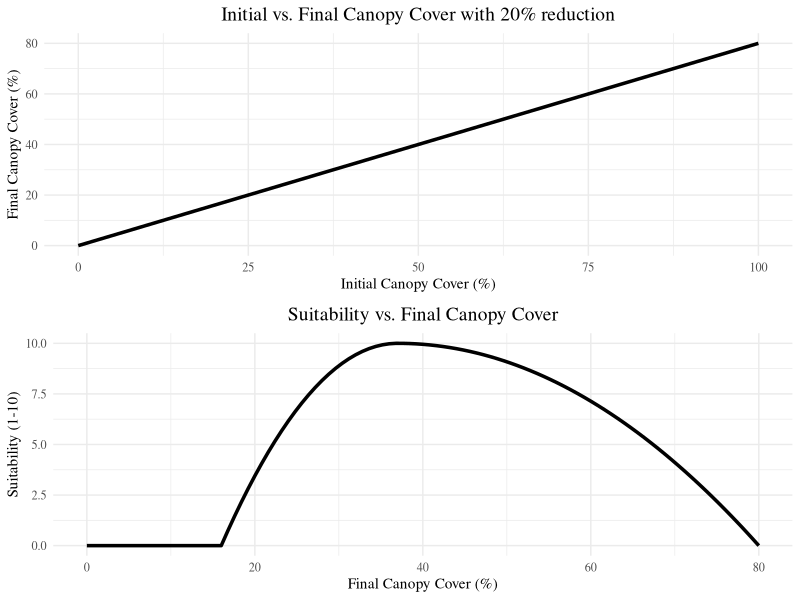

Here is the R script that generated this plot:
## ---- chunk 1

library(ggplot2)
library(gridExtra)

# Set parameters
reduction_percentage <- 20
retained_fraction <- 1 - (reduction_percentage / 100)

# Define initial canopy cover range (e.g., 0% to 100%)
initial_canopy <- seq(0, 100, by = 1)

# Calculate final canopy cover after reduction
final_canopy <- initial_canopy * retained_fraction

# Smooth suitability function using a polynomial
calculate_suitability <- function(final_canopy) {
  if (final_canopy <= 16 || final_canopy >= 80) {
    return(0)  # Suitability is 0 outside these bounds
  }
  
  # Polynomial fit: peaks at 37, decreases smoothly toward 16 and 80
  median <- 37
  if (final_canopy < median) {
    return(10 * (1 - ((final_canopy - median) / (16 - median))^2))  # Left-hand curve
  } else {
    return(10 * (1 - ((final_canopy - median) / (80 - median))^2))  # Right-hand curve
  }
}

# Apply suitability function to final canopy cover
suitability <- sapply(final_canopy, calculate_suitability)

# Prepare data for plotting
data1 <- data.frame(Initial = initial_canopy, Final = final_canopy)
data2 <- data.frame(Final = final_canopy, Suitability = suitability)

# Plot 1: Initial canopy vs. final canopy
plot1 <- ggplot(data1, aes(x = Initial, y = Final)) +
  geom_line(color = 'black', size = 1.2) +
  labs(
    title = 'Initial vs. Final Canopy Cover with 20% reduction',
    x = 'Initial Canopy Cover (%)',
    y = 'Final Canopy Cover (%)'
  ) +
  theme_minimal(base_family = "serif") +  # Use a serif font (e.g., Times New Roman)
  theme(plot.title = element_text(hjust = 0.5, size = 14))

# Plot 2: Suitability vs. final canopy
plot2 <- ggplot(data2, aes(x = Final, y = Suitability)) +
  geom_line(color = 'black', size = 1.2) +
  labs(
    title = 'Suitability vs. Final Canopy Cover',
    x = 'Final Canopy Cover (%)',
    y = 'Suitability (1-10)'
  ) +
  theme_minimal(base_family = "serif") +  # Use a serif font (e.g., Times New Roman)
  theme(plot.title = element_text(hjust = 0.5, size = 14))

# Combine the plots into one figure
combined_plot <- grid.arrange(plot1, plot2, ncol = 1)

# Display the combined plot
print(combined_plot)
